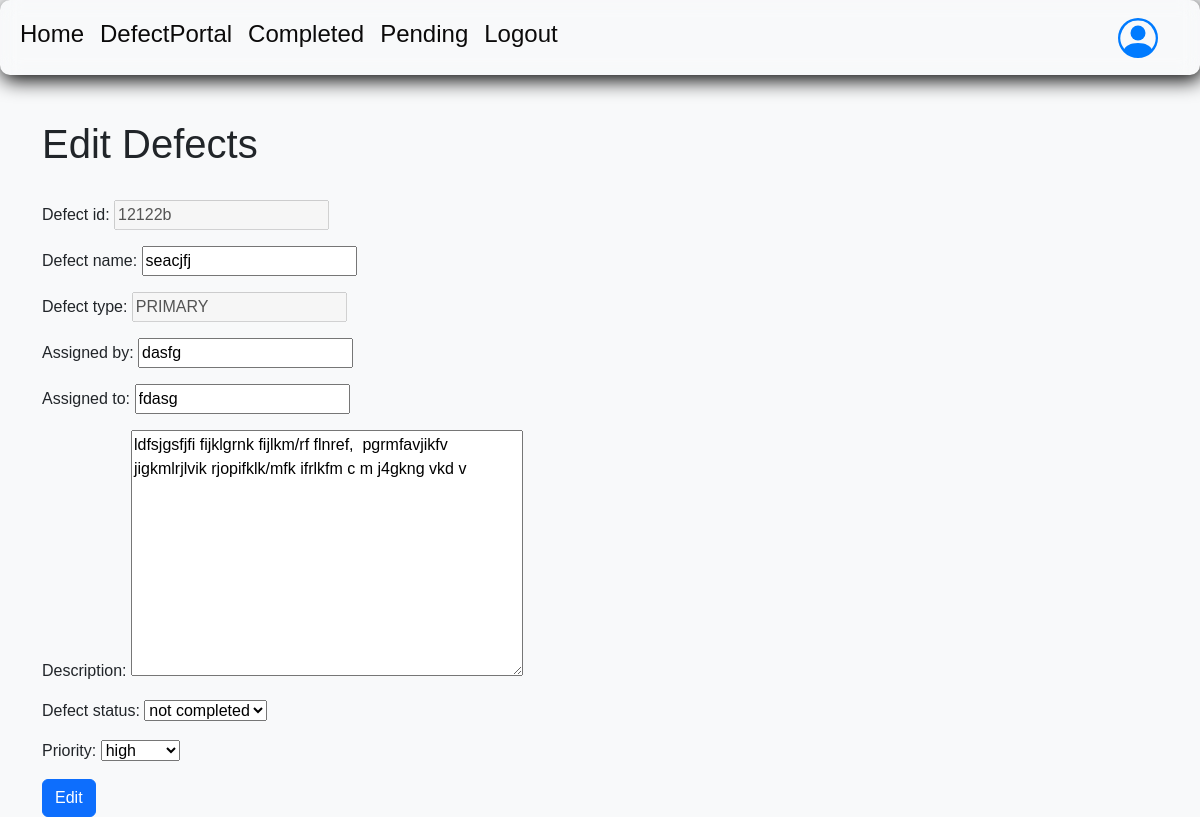
Before: /defects/edit/2/ (signed in) with the older database file.
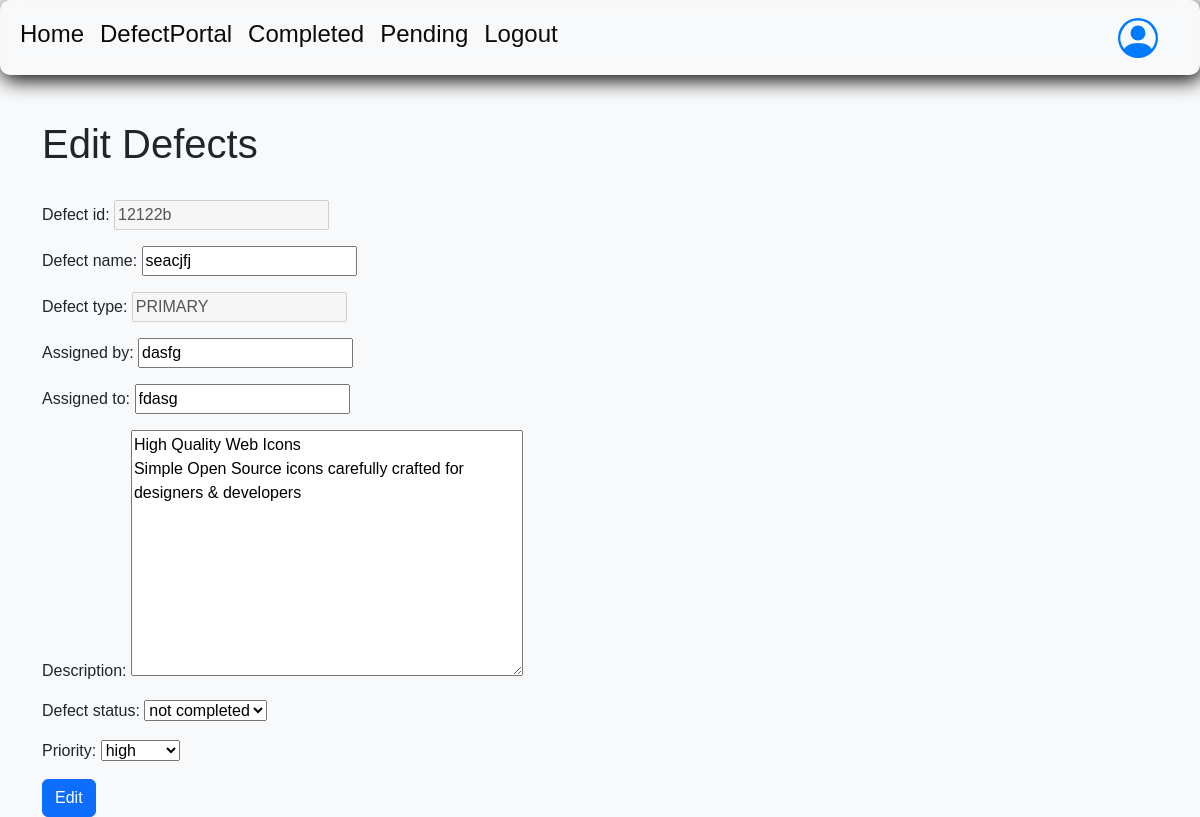
After: the same page with the newer database file.
### DefectsPortal/models.py (models this page shows, shortened)
class Defect(models.Model):
    defect_id = models.CharField(max_length=100)
    defect_name = models.CharField(max_length=100)
    defect_type = models.CharField(max_length=100, choices=DEFECTS_TYPES, default='PRIMARY')
    assigned_by = models.CharField(max_length=100)
    assigned_to = models.CharField(max_length=100)
    description = models.TextField()
    defect_status = models.CharField(max_length=100, choices=DEFECTS_STATUS, default='NOT COMPLETED')
    priority = models.CharField(max_length=100, choices=DEFECTS_PRIORITY, default='HIGH')

### DefectsPortal/views.py (the view)
# urls.py: path('edit/<int:id>/', views.update_defects, name='edit'),  # Updated URL pattern
@login_required(login_url='login')
def update_defects(request, id=0):
    defect = Defect.objects.get(id=id)
    form = Defect_Edit_Form(instance=defect)
    if request.method == 'POST':
        form = Defect_Edit_Form(request.POST, instance=defect)
        if form.is_valid():
            form.save()
            return redirect('defect')
    return render(request, 'defects/edit_defects.html', {'form': form})

### DefectsPortal/forms.py
class Defect_Edit_Form(forms.ModelForm):
    defect_id = forms.CharField(max_length=100,disabled=True)
    defect_type = forms.CharField(disabled=True)
    class Meta:
        model = Defect
        fields = "__all__"

### templates/defects/edit_defects.html (shortened to what this page needs)
{% extends "defects/defect.html" %}
{% block contents %}
<div class="container">
    <div class="jumbotron">
        <h1>Edit Defects</h1>
        <br>
        <form method="POST">
            <div class="form-group">
                {{ form.as_p }}
                <button type="submit" class="btn btn-primary">Edit</button>
            </div>
        </form>
    </div>
</div>
{% endblock contents %}

Changed rows visible on the page:
changed Defect "seacjfj": description "ldfsjgsfjfi fijklgrnk fijlkm/rf flnref, pgrmfavjikfv jigkmlrjlvik rjopifklk/mfk ifrlkfm c m j4gkng vkd v" → "High Quality Web Icons Simple Open Source icons carefully crafted for designers & developers"
